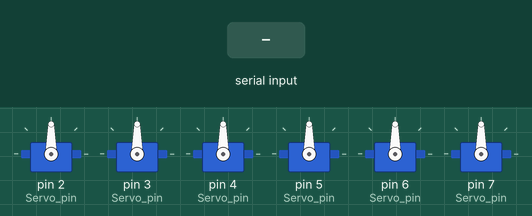
Recording of a sketch running on a simulated Arduino Uno, built with avr-gcc and run on an emulated ATmega328P. Parts: 6 × servo. Inputs (shaded band) come from the test bench.

Above: at 1.2 s.
1.3 s: "90,45M" received over Serial
At 2.2 s:
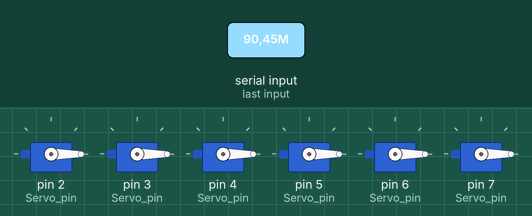
Timing chart, 0 to 4.3 s (numbered marks = the images above; inputs shaded):
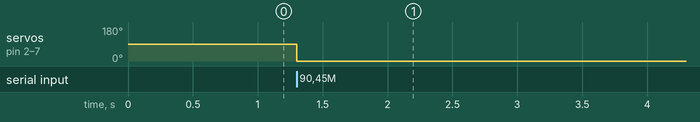

The sketch:

sketch.ino
```cpp
#include <Servo.h>
//const uint8_t LED_pin[3] = {9, 10, 11};
//uint32_t color_code = 0xED0CC8;


//{Horizon servo pin, vertical servo pin}
const uint8_t Servo_pin[3][2] = {{2, 3}, {4, 5}, {6, 7}};
uint16_t Servo_deg[3][2] = {{90, 90}, {90, 90}, {90, 90}};
Servo myservo[3][2];


void setup()
{
    for(int i = 0; i< 3; i++){
        for(int j = 0; j < 2; j++){
            myservo[i][j].attach(Servo_pin[i][j]);
        }
    }
    Serial.begin(115200);
    Serial.setTimeout(10);

    //initial servo
    for(int i = 0; i < 3; i++){
        myservo[i][0].write(90);//horizon
    }
    for(int i = 0; i < 3; i++){
        myservo[i][1].write(90);//vertical
    }
    /*  ////LED
    for(int i = 0; i < 3; i++){
        pinMode(LED_pin[i], OUTPUT);
    }
    */
}

bool flag = 0;
String data;
void loop()
{

    if(Serial.available()){
        data = Serial.readStringUntil('M'); ///Serial.readString()
        flag = 1;
    }
    if(flag){
        //Serial.println(data);
        bool flag = 0;
        int nn = data.indexOf('m');
        String data__ = data.substring(nn+1);
        for(int i = 0; i < 3; i++){
            for(int j = 0; j < 2; j++){
                String degT = data__.substring(((i*2)+j)*5, (((i*2)+j)*5)+4); //(((i*2)+j)*4)+3
                Servo_deg[i][j] = degT.toInt();
                myservo[i][j].writeMicroseconds(Servo_deg[i][j]);
                //Serial.print(String(Servo_deg[i][j]) + ' ');
            }
        }
        //Serial.println(' ');

    flag = 0;
    }
///12m123 132 012 045 120 110M

    /*    ////LED
    for(int i = 0; i < 3; i++){
        analogWrite(LED_pin[i], 255-((color_code>>(8*i))&0xFF));
    }
	*/
}
```

Measured:
- after the input at 1.3 s, servo on pin 2 (Servo_pin), servo on pin 3 (Servo_pin), servo on pin 4 (Servo_pin), servo on pin 5 (Servo_pin), servo on pin 6 (Servo_pin), servo on pin 7 (Servo_pin): 90° → 0° at once
